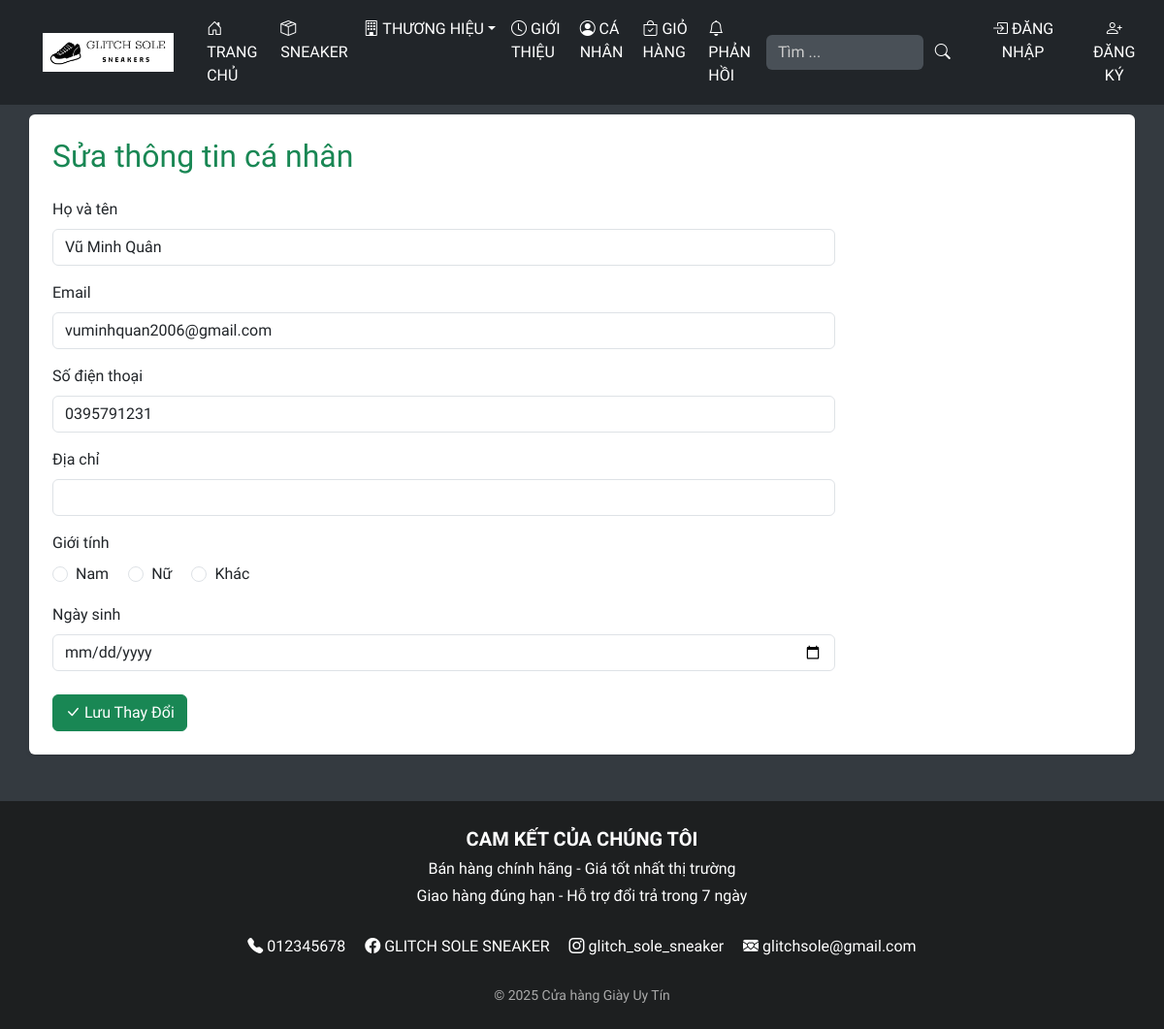
The app's page /view/page/edit-profile.php (signed in) with its own data.
### tables this page shows
CREATE TABLE `khachhang` (
  `MA_KH` int(11) NOT NULL,
  `TEN_KH` varchar(100) NOT NULL,
  `DIACHI_KH` varchar(100) DEFAULT NULL,
  `SDT_KH` varchar(12) DEFAULT NULL,
  `GIOITINH` tinyint(4) DEFAULT NULL,
  `NGAYSINH` date DEFAULT NULL,
  `EMAIL` varchar(50) DEFAULT NULL,
  `TICHDIEM` int(11) DEFAULT 0,
  `PASS_KH` varchar(350) NOT NULL
);

### view/page/edit-profile.php (the view, shortened to what this page needs)
<?php
include_once("../../config/config.php");
$MA_KH = $_SESSION['user_id'] ?? null;
$TEN_KH = $EMAIL = $SDT_KH = $DIACHI_KH = $GIOITINH = $NGAYSINH = "";
if ($MA_KH) {
  $sql = "SELECT TEN_KH, EMAIL, SDT_KH, DIACHI_KH, GIOITINH, NGAYSINH FROM khachhang WHERE MA_KH = $MA_KH";
  $result = mysqli_query($conn, $sql);
  if ($row = mysqli_fetch_assoc($result)) {
    $TEN_KH = $row['TEN_KH'];
    $EMAIL = $row['EMAIL'];
    $SDT_KH = $row['SDT_KH'];
    $DIACHI_KH = $row['DIACHI_KH'];
    $GIOITINH = $row['GIOITINH'];
    $NGAYSINH = $row['NGAYSINH'];
  }
}
?>
<?php include_once("../layout/header.php");  ?>
<div class="container my-5 bg-white rounded shadow-sm">
  <div class="row">
    <main class="col-md-9 p-4">
      <h2 class="text-success mb-4">Sửa thông tin cá nhân</h2>
      <form method="post" action="">
        <div class="mb-3">
          <label class="form-label">Họ và tên</label>
          <input type="text" name="hoten" class="form-control" value="<?php echo $TEN_KH; ?>">
        </div>
        <div class="mb-3">
          <label class="form-label">Email</label>
          <input type="email" name="email" class="form-control" value="<?php echo $EMAIL; ?>">
        </div>
        <div class="mb-3">
          <label class="form-label">Số điện thoại</label>
          <input type="text" name="sdt" class="form-control" value="<?php echo $SDT_KH; ?>">
        </div>
        <div class="mb-3">
          <label class="form-label">Địa chỉ</label>
          <input type="text" name="diachi" class="form-control" value="<?php echo $DIACHI_KH; ?>">
        </div>
        <div class="mb-3">
          <label class="form-label">Giới tính</label>
          <div>
            <div class="form-check form-check-inline">
              <input class="form-check-input" type="radio" name="gender" id="gtNam" value="Nam" <?php if ($GIOITINH == 'Nam') echo 'checked'; ?>>
              <label class="form-check-label" for="gtNam">Nam</label>
            </div>
            <div class="form-check form-check-inline">
              <input class="form-check-input" type="radio" name="gender" id="gtNu" value="Nữ" <?php if ($GIOITINH == 'Nữ') echo 'checked'; ?>>
              <label class="form-check-label" for="gtNu">Nữ</label>
            </div>
            <div class="form-check form-check-inline">
              <input class="form-check-input" type="radio" name="gender" id="gtKhac" value="Khác" <?php if ($GIOITINH == 'Khác') echo 'checked'; ?>>
              <label class="form-check-label" for="gtKhac">Khác</label>
            </div>
          </div>
        </div>
        <div class="mb-4">
          <label class="form-label">Ngày sinh</label>
          <input type="date" name="ngaysinh" class="form-control" value="<?php echo $NGAYSINH; ?>">
        </div>
        <button type="submit" class="btn btn-success"><i class="bi bi-check-lg"></i> Lưu Thay Đổi</button>
      </form>
    </main>
  </div>
</div>
<?php include_once("../layout/footer.php"); ?>

### css/style.css (style rules this page uses)
body { background-color: #343a40 !important; }
h2 { color: white; }

### view/layout/header.php (style rules this page uses)
* { font-family: 'Lexend'; }
body { padding-top: 70px; }
html, body { height: 100%; margin: 0; display: flex; flex-direction: column; }
main { flex: 1; }

### records on screen
khachhang: hoten "Vũ Minh Quân", email "vuminhquan2006@gmail.com", sdt "0395791231"
